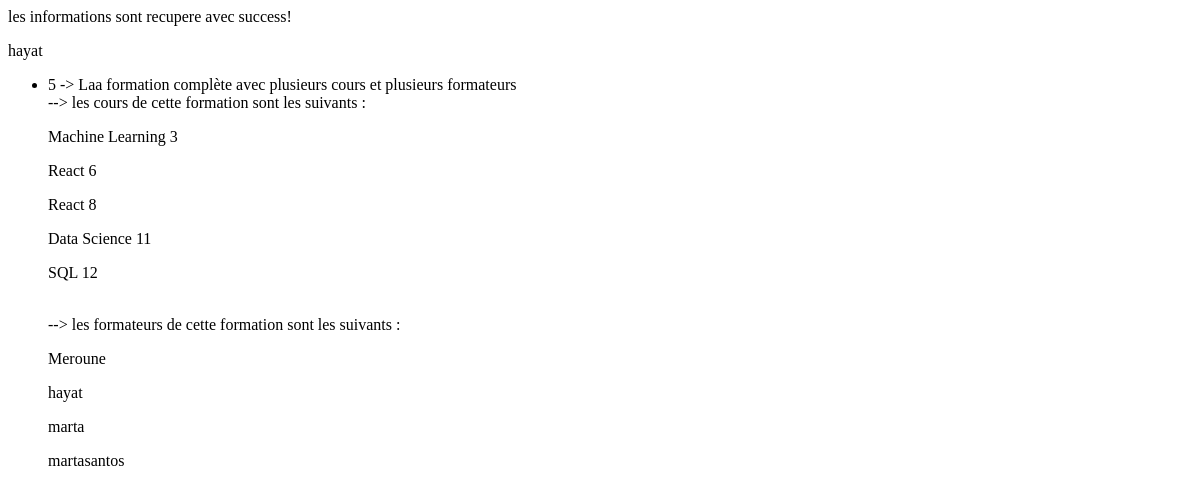
Before: /FormUP/formations_user_specific/ (signed in) with the older database file.
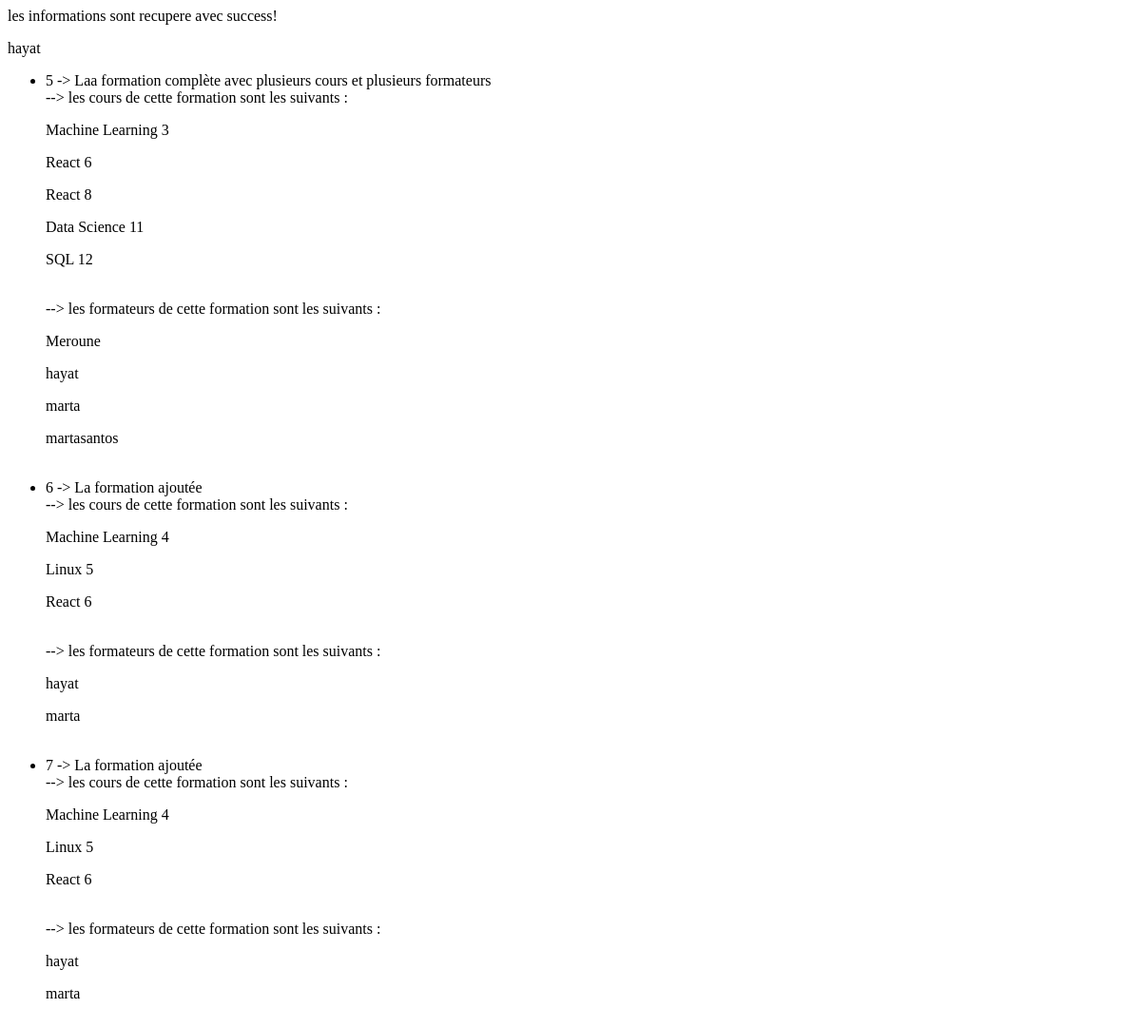
After: the same page with the newer database file.
### FormUP/models.py (models this page shows, shortened)
class Formation(models.Model):
	titre = models.CharField(max_length = 100)
	date_debut = models.DateTimeField()
	date_fin = models.DateTimeField()
	formateur = models.ManyToManyField(Formateur,  related_name='formations_donnee')
	cours=models.ManyToManyField(Cours, related_name='formations')

class Cours(models.Model):
    titre = models.CharField(max_length=100)
    description = models.CharField(max_length=100)
    duree = models.CharField(max_length=10)

class Formateur(models.Model):
    user = models.OneToOneField(User, on_delete=models.CASCADE)
    specialite = models.CharField(max_length=100)
    bio = models.TextField(blank=True, null=True)

### FormUP/views.py (the view)
# urls.py: path('formations_user_specific/', views.formations_user_specific, name='formations_user_specific'),
def formations_user_specific(request):
	if request.user.is_authenticated :
		try:
			formateur = Formateur.objects.get(user=request.user)
			all_formations = Formation.objects.filter(formateur= formateur).distinct()
			json_message = 'les informations sont recupere avec success!'
			return render(request,'formations_user_specific.html', {
				'all_formations':all_formations,
				'json_message':json_message
				})
		except Formateur.DoesNotExist:
			return HttpResponse('aucun formateur trouvé!')
	else:
		return HttpResponse('le formateur ne st connecte')

### FormUP/templates/formations_user_specific.html
<p>{{json_message}}</p>
<p>{{request.user}}</p>
<ul>
{% for all_formation in all_formations %}
<li>{{all_formation.id}} -> {{all_formation.titre}}
<br>
{% if all_formation.cours.all|length >= 2 %}
--> les cours de cette formation sont les suivants : <br>
  {% for cours in all_formation.cours.all %}
    <p>{{ cours.titre }}</p>
  {% endfor %}
{% else %}
  <p>Pas suffisamment de cours dans cette formation.</p>
{% endif %}
<br>
{% if all_formation.formateur.all|length >= 2 %}
--> les formateurs de cette formation sont les suivants : <br>
  {% for formateur in all_formation.formateur.all %}
    <p>{{ formateur.user.username}}</p>
  {% endfor %}
{% else %}
  <p>Pas suffisamment de formateur dans cette formation.</p>
{% endif %}
<br>
{% endfor %}
</ul>

Changed rows visible on the page:
added Formation: id "6", titre "La formation ajoutée", Cours (titre "React 6"), Formateur (user.username "hayat"), Formateur (user.username "marta")
now on this page (row unchanged): Cours: titre "Machine Learning 4"
now on this page (row unchanged): Cours: titre "Linux 5"
added Formation: id "7", titre "La formation ajoutée", Cours (titre "React 6"), Formateur (user.username "hayat"), Formateur (user.username "marta")
